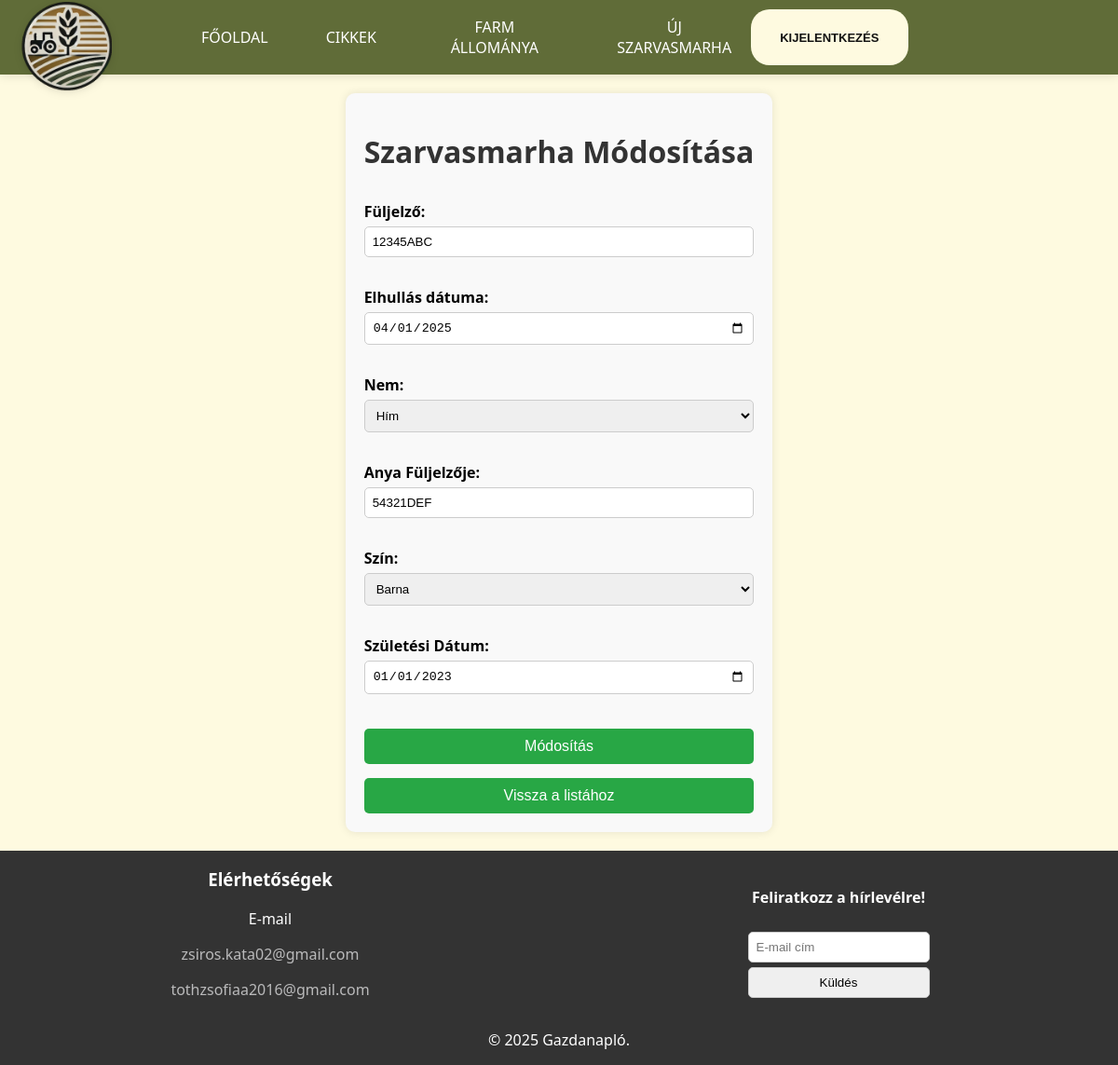
Screenshot of /admin/edit_cow.php?id=92 (signed in) with the database file from the repository.
### tables this page shows
CREATE TABLE `cows` (
  `id` int(11) NOT NULL,
  `ear_tag` varchar(255) DEFAULT NULL,
  `gender` tinyint(1) DEFAULT NULL,
  `color_id` int(11) DEFAULT NULL,
  `birthdate` date DEFAULT NULL,
  `death_date` date DEFAULT NULL,
  `mother_ear_tag` varchar(255) DEFAULT NULL,
  `father_ear_tag` varchar(255) DEFAULT NULL,
  `picture` varchar(255) DEFAULT NULL
);

CREATE TABLE `colors` (
  `id` int(11) NOT NULL,
  `colors` varchar(255) DEFAULT NULL
);

### admin/edit_cow.php (the view, shortened to what this page needs)
<?php
require '../connect.php';
$cow_id = $_GET['id'] ?? null;
$stmt = $dbconn->prepare("SELECT * FROM cows WHERE id = ?");
$stmt->bind_param('i', $cow_id);
$stmt->execute();
$result = $stmt->get_result();
$cow = $result->fetch_assoc();
$colorsResult = $dbconn->query("SELECT id, colors AS color FROM colors");
$colors = [];
if ($colorsResult->num_rows > 0) {
    while ($row = $colorsResult->fetch_assoc()) {
        $colors[] = $row;
    }
}
?>
<!DOCTYPE html>
<html lang="hu">
 <?php
    include '../main/head.php';
?>
<body>
    <header>
        <?php include "../main/nav.php";?>
    </header>
    <main>
        <h1>Szarvasmarha Módosítása</h1>
        <form method="POST">
            <label for="ear_tag">Füljelző:</label>
            <input type="text" id="ear_tag" name="ear_tag" value="<?php echo htmlspecialchars($cow['ear_tag']); ?>" required>
            <br>
            <label for="death_date">Elhullás dátuma:</label>
            <input type="date" id="death_date" name="death_date" value="<?php echo htmlspecialchars($cow['death_date'] ?? ''); ?>" max="<?php echo date('Y-m-d'); ?>">
            <br>
            <label for="gender">Nem:</label>
            <select id="gender" name="gender" required>
                <option value="M" <?php echo $cow['gender'] === 'M' ? 'selected' : ''; ?>>Hím</option>
            </select>
            <br>
            <label for="mother_ear_tag">Anya Füljelzője:</label>
            <input type="text" id="mother_ear_tag" name="mother_ear_tag" value="<?php echo htmlspecialchars($cow['mother_ear_tag']); ?>">
            <br>
            <label for="color_id">Szín:</label>
            <select id="color_id" name="color_id" required>
                <?php foreach ($colors as $color): ?>
                    <option value="<?php echo $color['id']; ?>" <?php echo $cow['color_id'] == $color['id'] ? 'selected' : ''; ?>>
                        <?php echo htmlspecialchars($color['color']); ?>
                    </option>
                <?php endforeach; ?>
            </select>
            <br>
            <label for="birthdate">Születési Dátum:</label>
            <input type="date" id="birthdate" name="birthdate" value="<?php echo htmlspecialchars($cow['birthdate']); ?>" max="<?php echo date('Y-m-d'); ?>" required>
            <br>
            <button class="button" type="submit">Módosítás</button>
            <button class="button" type="submit"><a href="farm_states.php">Vissza a listához</a></button>
        </form>
    </main>
    <footer>
        <?php include '../main/footer.php'; ?>
    </footer>
</body>
</html>

### css/footer.css (style rules this page uses)
html, body { height: 100%; margin: 0; display: flex; flex-direction: column; }
main { flex: 1; }
footer { width: 100%; background-color: #333; color: white; text-align: center; }

### css/nav.css (style rules this page uses)
body { font-family: system-ui, -apple-system, BlinkMacSystemFont, 'Segoe UI', Roboto, Oxygen, Ubuntu, Cantarell, 'Open Sans', 'Helvetica Neue', sans-serif; background-color: #fefae0; padding-top: 80px; }
main { transition: transform 0.3s cubic-bezier(0.4, 0, 0.2, 1); transform: translateY(0); }

### css/pages/editcow.css (style rules this page uses)
main { max-width: 441px; margin: 20px auto; padding: 20px; background-color: #f9f9f9; border-radius: 10px; box-shadow: 0 0 10px rgba(0, 0, 0, 0.1); }
h1 { text-align: center; color: #333; }
form { display: flex; flex-direction: column; }
label { margin-top: 10px; font-weight: bold; }
input, select { padding: 8px; margin-top: 5px; border: 1px solid #ccc; border-radius: 5px; }
.button { margin-top: 15px; padding: 10px; background-color: #28a745; color: white; border: none; border-radius: 5px; cursor: pointer; font-size: 16px; }
.button a { color: white; text-decoration: none; display: block; }

### rows the page displays
cows: ear_tag "12345ABC", death_date "04/01/2025", mother_ear_tag "54321DEF", color_id "Barna", birthdate "01/01/2023"
